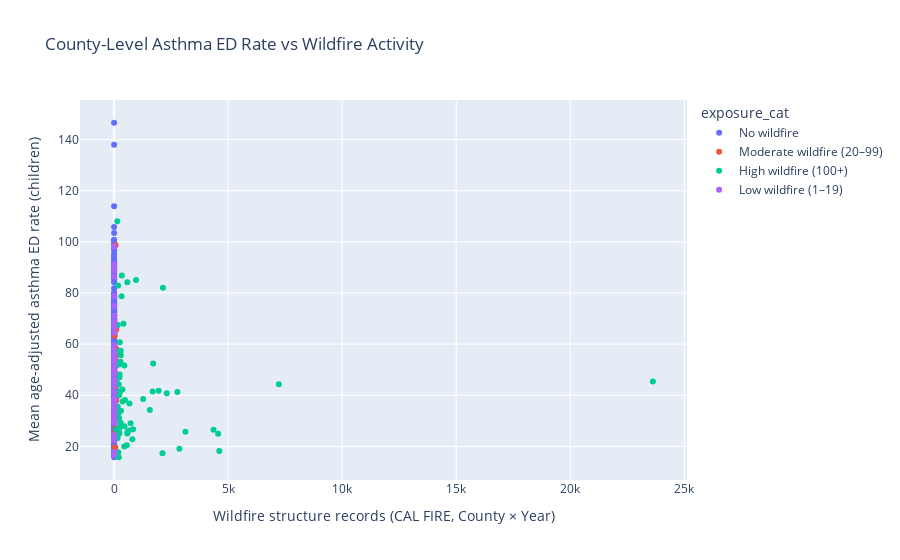

The notebook cell saved with this chart:
### Code cell
fig = px.scatter(
    merged,
    x="wildfire_records",
    y="mean_age_adj_rate",
    color="exposure_cat",
    hover_data=["County", "Year", "total_ed_visits"],
    title="County-Level Asthma ED Rate vs Wildfire Activity",
    labels={
        "wildfire_records": "Wildfire structure records (CAL FIRE, County × Year)",
        "mean_age_adj_rate": "Mean age-adjusted asthma ED rate"
    }
)
fig.show()

### Figure 1 — Plotly figure (JSON) as saved in the notebook; plotly's stock layout.template omitted (floating-point values rounded to 4 significant figures; data arrays with more than 128 entries replaced by an {"elided": "..."} marker saying what was removed)
{"data": [{"customdata": {"elided": "394x3 mixed values"}, "hovertemplate": "exposure_cat=No wildfire<br>Wildfire structure records (CAL FIRE, County × Year)=%{x}<br>Mean age-adjusted asthma ED rate (children)=%{y}<br>County=%{customdata[0]}<br>Year=%{customdata[1]}<br>total_ed_visits=%{customdata[2]}<extra></extra>", "legendgroup": "No wildfire", "marker": {"color": "#636efa", "symbol": "circle"}, "mode": "markers", "name": "No wildfire", "orientation": "v", "showlegend": true, "type": "scatter", "x": {"elided": "394 int values"}, "xaxis": "x", "y": {"elided": "394 float values"}, "yaxis": "y"}, {"customdata": [["Riverside", 2013, 9130], ["San Diego", 2014, 10950], ["Mono", 2015, 38], ["Monterey", 2016, 1862], ["San Luis Obispo", 2016, 793], ["Santa Clara", 2016, 5176], ["Nevada", 2017, 266], ["Orange", 2017, 8862], ["Santa Cruz", 2017, 666], ["Shasta", 2017, 650], ["Solano", 2017, 3816], ["Napa", 2018, 455], ["Riverside", 2018, 8736], ["San Diego", 2018, 9083], ["Santa Barbara", 2018, 1108], ["Siskiyou", 2018, 84], ["Tehama", 2018, 245], ["Shasta", 2019, 543], ["Glenn", 2020, 34], ["Lake", 2020, 187], ["Nevada", 2020, 134], ["Plumas", 2020, 36], ["San Joaquin", 2020, 2842], ["Tehama", 2020, 148], ["Yuba", 2020, 173], ["Amador", 2021, 45], ["Lake", 2021, 173], ["Madera", 2021, 437], ["Mariposa", 2021, 15], ["Mendocino", 2021, 194], ["San Benito", 2022, 213], ["Shasta", 2022, 334], ["Tehama", 2022, 173]], "hovertemplate": "exposure_cat=Moderate wildfire (20–99)<br>Wildfire structure records (CAL FIRE, County × Year)=%{x}<br>Mean age-adjusted asthma ED rate (children)=%{y}<br>County=%{customdata[0]}<br>Year=%{customdata[1]}<br>total_ed_visits=%{customdata[2]}<extra></extra>", "legendgroup": "Moderate wildfire (20–99)", "marker": {"color": "#EF553B", "symbol": "circle"}, "mode": "markers", "name": "Moderate wildfire (20–99)", "orientation": "v", "showlegend": true, "type": "scatter", "x": [58, 49, 57, 73, 78, 29, 67, 80, 24, 32, 67, 27, 47, 64, 27, 95, 30, 57, 52, 63, 35, 95, 77, 40, 25, 72, 93, 83, 28, 91, 27, 70, 51], "xaxis": "x", "y": [48.55, 43.83, 55.7, 51.57, 45.37, 30.13, 41.12, 34.85, 31.34, 53.47, 98.69, 44.52, 43.57, 34.44, 34.25, 38.02, 63.33, 41.82, 19.45, 54.16, 25.0, 65.65, 41.66, 37.77, 25.02, 32.9, 58.18, 40.89, 19.6, 38.15, 38.43, 27.37, 43.24], "yaxis": "y"}, {"customdata": {"elided": "70x3 mixed values"}, "hovertemplate": "exposure_cat=High wildfire (100+)<br>Wildfire structure records (CAL FIRE, County × Year)=%{x}<br>Mean age-adjusted asthma ED rate (children)=%{y}<br>County=%{customdata[0]}<br>Year=%{customdata[1]}<br>total_ed_visits=%{customdata[2]}<extra></extra>", "legendgroup": "High wildfire (100+)", "marker": {"color": "#00cc96", "symbol": "circle"}, "mode": "markers", "name": "High wildfire (100+)", "orientation": "v", "showlegend": true, "type": "scatter", "x": [222, 250, 963, 2142, 409, 327, 242, 175, 293, 164, 580, 1688, 221, 152, 7224, 139, 1275, 282, 23625, 338, 1712, 1951, 301, 113, 239, 205, 1566, 120, 3127, 2774, 156, 233, 267, 478, 243, 590, 4562, 2123, 101, 117, 446, 207, 558, 4613, 576, 451, 2310, 2863, 203, 803, 161, 4359, 372, 725, 230, 147, 183, 831, 288, 265, 290, 215, 212, 134, 651, 149, 457, 366, 140, 675], "xaxis": "x", "y": [57.05, 60.76, 85.1, 82.1, 67.97, 78.73, 48.08, 82.95, 55.69, 67.5, 84.23, 41.43, 39.96, 41.4, 44.35, 108.1, 38.54, 53.08, 45.35, 86.82, 52.42, 41.76, 33.97, 45.11, 52.18, 44.23, 34.21, 30.3, 25.69, 41.25, 35.55, 47.0, 27.67, 38.12, 41.62, 25.75, 24.92, 17.36, 26.74, 33.33, 19.99, 15.79, 20.49, 18.17, 25.07, 51.6, 40.8, 19.07, 33.03, 22.83, 24.17, 26.47, 37.55, 29.1, 25.16, 23.14, 17.66, 26.74, 29.2, 41.47, 57.4, 31.06, 25.98, 51.86, 26.2, 30.47, 27.87, 42.22, 35.63, 36.75], "yaxis": "y"}, {"customdata": {"elided": "60x3 mixed values"}, "hovertemplate": "exposure_cat=Low wildfire (1–19)<br>Wildfire structure records (CAL FIRE, County × Year)=%{x}<br>Mean age-adjusted asthma ED rate (children)=%{y}<br>County=%{customdata[0]}<br>Year=%{customdata[1]}<br>total_ed_visits=%{customdata[2]}<extra></extra>", "legendgroup": "Low wildfire (1–19)", "marker": {"color": "#ab63fa", "symbol": "circle"}, "mode": "markers", "name": "Low wildfire (1–19)", "orientation": "v", "showlegend": true, "type": "scatter", "x": [11, 1, 2, 19, 2, 7, 10, 7, 11, 5, 10, 1, 18, 7, 10, 1, 2, 3, 2, 12, 2, 6, 7, 12, 13, 2, 1, 10, 1, 1, 11, 3, 2, 10, 1, 2, 1, 2, 4, 4, 4, 1, 1, 5, 13, 16, 1, 4, 3, 1, 19, 2, 3, 5, 12, 15, 12, 9, 7, 15], "xaxis": "x", "y": [68.46, 53.98, 59.7, 64.5, 50.11, 44.5, 91.3, 43.8, 48.93, 74.89, 68.59, 78.74, 71.13, 50.4, 38.91, 48.42, 51.8, 88.72, 55.26, 34.35, 86.4, 54.0, 78.8, 68.89, 31.27, 35.09, 35.92, 90.3, 54.2, 53.0, 41.13, 38.05, 98.17, 56.23, 37.79, 31.3, 51.25, 57.8, 33.13, 38.32, 22.9, 36.64, 36.98, 32.1, 17.79, 30.27, 46.15, 29.06, 22.42, 16.63, 32.15, 34.27, 41.27, 29.93, 66.73, 38.52, 24.44, 46.28, 43.6, 46.02], "yaxis": "y"}], "layout": {"legend": {"title": {"text": "exposure_cat"}, "tracegroupgap": 0}, "title": {"text": "County-Level Asthma ED Rate vs Wildfire Activity"}, "xaxis": {"anchor": "y", "domain": [0, 1], "title": {"text": "Wildfire structure records (CAL FIRE, County × Year)"}}, "yaxis": {"anchor": "x", "domain": [0, 1], "title": {"text": "Mean age-adjusted asthma ED rate (children)"}}}}
